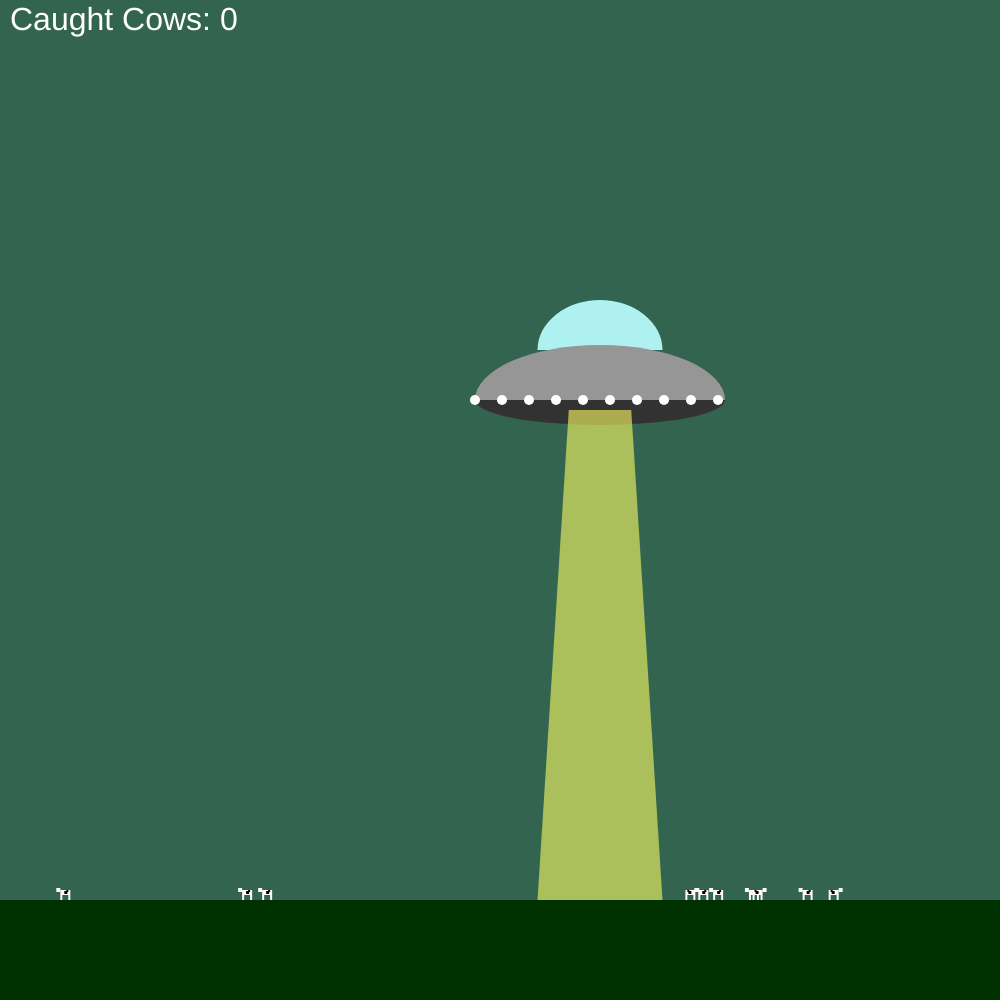
Frame 1 (no input)
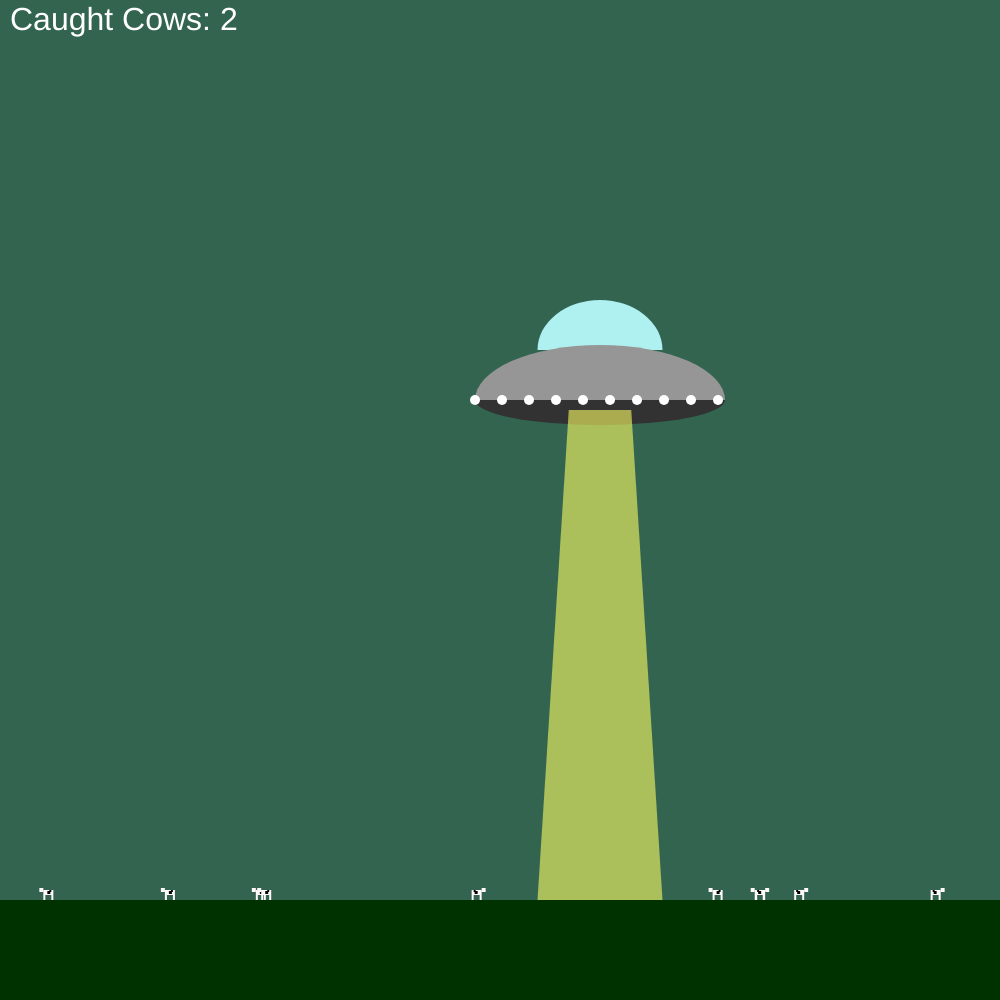
Frame 60 (no input)
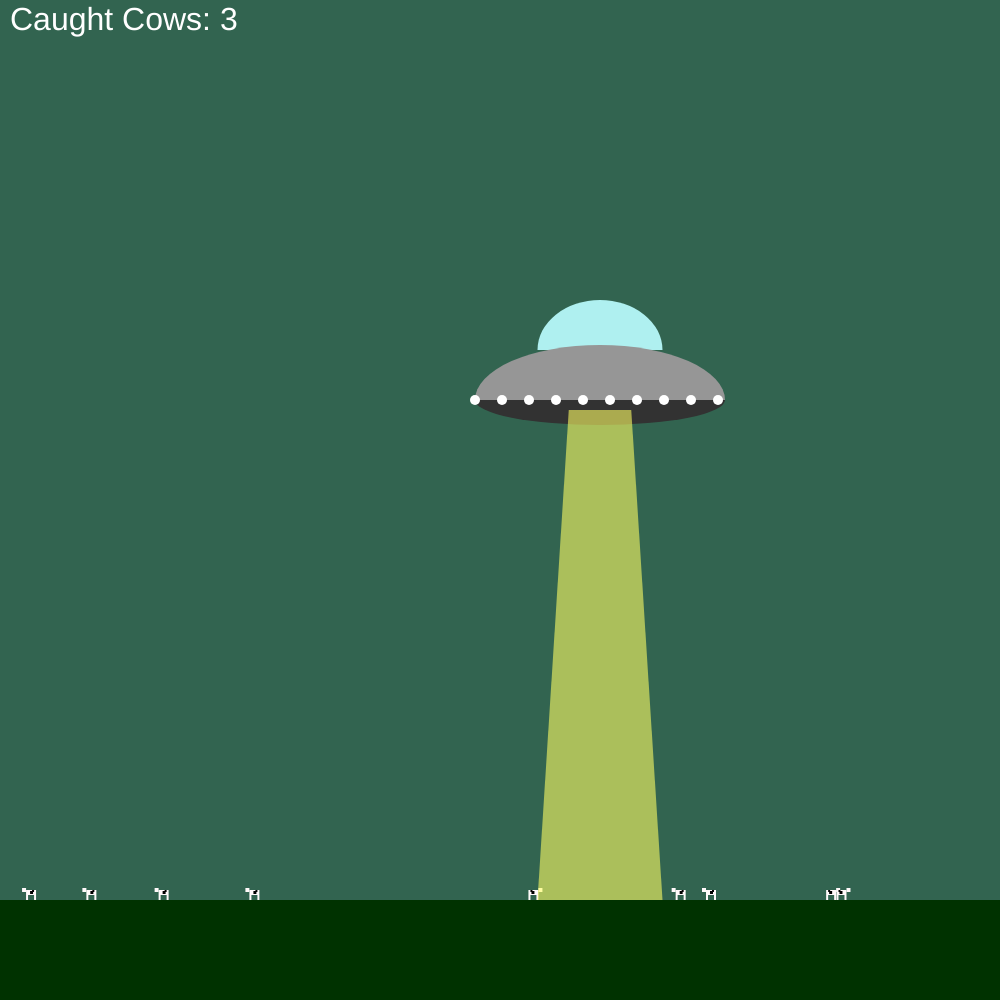
Frame 120 (the mouse pressed at the canvas centre since frame 60)

The p5.js sketch that drew these frames (run headless with seeded random() and noise() and a simulated clock; from frame 60 on, the mouse is pressed at the canvas centre):

// p5.js sketch
// ── sketch.js
let flying_nlo = {
    x: 600,
    y: 400,
    width: 250,
    height: 100,
    color_1: '#AFF0F0',
    color_2: '#969696',

    draw_signal: function(){
        fill(255);
        for(let i = 0; i < 10; i++)
            circle(this.x - this.width/2 + i * 27, this.y, 10);
    },

    change_pos: function(directionX, directionY){
        this.x += directionX;
        this.y += directionY;
    },

    draw_fly: function(){
        fill(this.color_1);
        arc(this.x, this.y - this.height/2, this.width/2, this.height, PI, TWO_PI);
        fill(this.color_2);
        arc(this.x, this.y, this.width, this.height + 10, PI, TWO_PI);
        fill(50);
        arc(this.x, this.y, this.width, this.height/2, 0, PI);
        this.draw_signal();  
    },

    beam: function(){
        fill(255,255,100,150);
        
        beginShape();
        vertex(this.x - this.width/8, this.y + 10);
        vertex(this.x + this.width/8, this.y + 10);
        vertex(this.x + this.width/4, height - 100);
        vertex(this.x - this.width/4, height - 100);
        endShape();
    },

    // chechk cows
    catch_cows: function(cows) {
        let beamLeft = this.x - this.width / 4;
        let beamRight = this.x + this.width / 4;

        for (let i = cows.length - 1; i >= 0; i--) {
            let cow = cows[i];
            if (cow.x > beamLeft && cow.x < beamRight && cow.y > this.y) {
                // delete cow +1 to count
                cows.splice(i, 1);
                countCows++;
            }
        }
    }
};

let cows = [];
let countCows = 0;  // count

function Cow(x, y, direction)
{
    this.x = x;
    this.y = y;
    this.direction = direction;

    this.walk = function()
    {
        this.x += this.direction;
    }

    this.draw = function()
    {
        push();
        translate(this.x, this.y);
        if (this.direction > 0)
        {
            scale(-1, 1);
        }

        fill(255, 250, 250);
        rect(0, -10, 10, 5);
        
        rect(0, -5, 2, 5);
        rect(8, -5, 2, 5);

        rect(-4, -12, 4, 4);
        
        fill(0);
        rect(4, -9, 3, 3);
        rect(6, -10, 2, 2);

        pop();
    }
}

function CowManager()
{
    let countCows = 10;

    this.update = function()
    {
        while(cows.length < countCows)
        {
            cows.push(new Cow(random(0, width) , height - 100, random(-2, 2)));
        }

        for (let i = 0; i < cows.length; i++)
        {
            cows[i].walk();

            if (cows[i].x > width + 100)
                cows[i].x = 0;
            else if (cows[i].x < - 100)
                cows[i].x = width;
        }
    }

    this.draw = function()
    {
        for(let i = 0; i < cows.length; i++)
            cows[i].draw();
    }

    return this;
}

function setup() {
    createCanvas(1000, 1000);
    frameRate(20);
    noStroke();
}

function draw(){
    background(50,100, 80);

    let cowManager = new CowManager();
    cowManager.update();
    cowManager.draw();

    fill(0,50,0);
    rect(0, height - 100, width, 100);

    flying_nlo.draw_fly();
    flying_nlo.beam();

    // catch cows
    flying_nlo.catch_cows(cows);

    // кпопочки вверх вниз, оставить в верх?
    let moveSpeed = 4;
    if (keyIsDown(LEFT_ARROW))
        flying_nlo.change_pos(-moveSpeed, 0);
    if (keyIsDown(RIGHT_ARROW))
        flying_nlo.change_pos(moveSpeed, 0);
    if (keyIsDown(UP_ARROW))
        flying_nlo.change_pos(0, -moveSpeed);
    if (keyIsDown(DOWN_ARROW))
        flying_nlo.change_pos(0, moveSpeed);

    // count
    fill(255);
    textSize(32);
    text(`Caught Cows: ${countCows}`, 10, 30);
}
